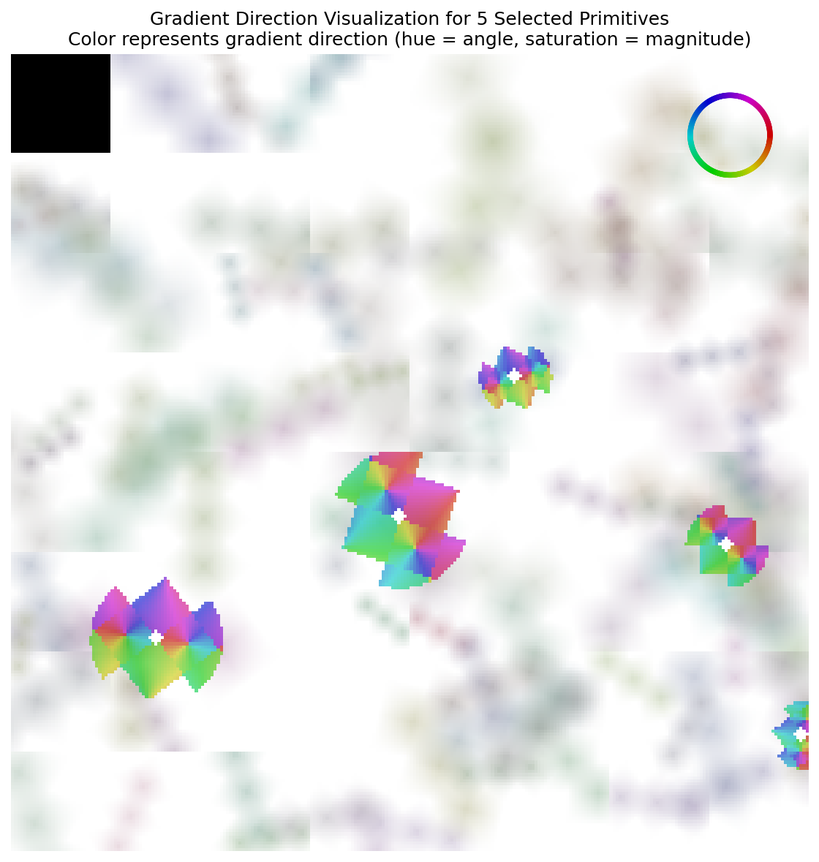
#> input picture test_gradient_basic.png, 819 x 862 px, shrunk from 1120 x 1179 before the run
$ python remove_black_background.py ../test_gradient_basic.png out.png 100
#> lines starting #> are read from the running program, lines starting #| are printed output that depends on the picture; after the words box and inside, x2 and y2 are one past the last pixel; in counts of white or black regions, pixels touching at a corner belong together
#!/usr/bin/env python3
"""
검정색 배경을 투명하게 만드는 스크립트
지구 이미지처럼 검정 배경이 있는 이미지를 투명 배경 PNG로 변환
"""

import os
import sys
from pathlib import Path
from PIL import Image
import numpy as np


def remove_black_background(input_path, output_path, threshold=30):
    """
    검정색 배경을 투명하게 제거

    Args:
        input_path: 입력 이미지 경로
        output_path: 출력 PNG 경로
        threshold: 검정색 판단 임계값 (0-255, 낮을수록 엄격)
    """
#> called with input_path = '../test_gradient_basic.png', output_path = 'out.png', threshold = 100
    # 이미지 읽기
    img = Image.open(input_path).convert('RGB')
    img_array = np.array(img)

    # Alpha channel 생성
    # 모든 RGB 값이 threshold 이하면 투명하게
    r, g, b = img_array[:, :, 0], img_array[:, :, 1], img_array[:, :, 2]
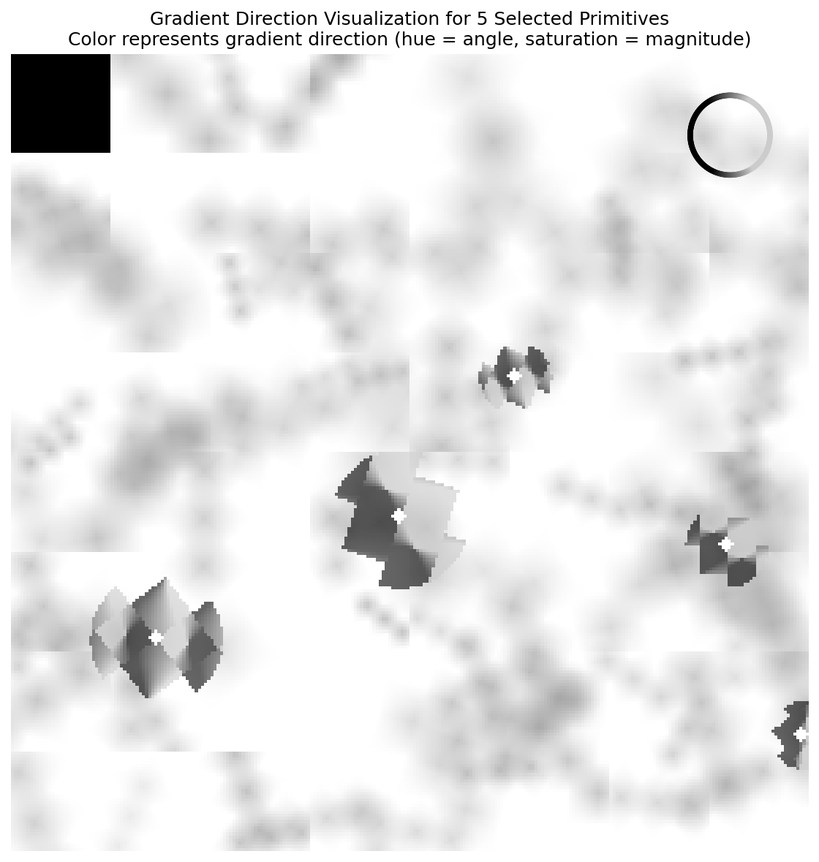
#> r: shape (862, 819); min 0, max 255, mean 230.3
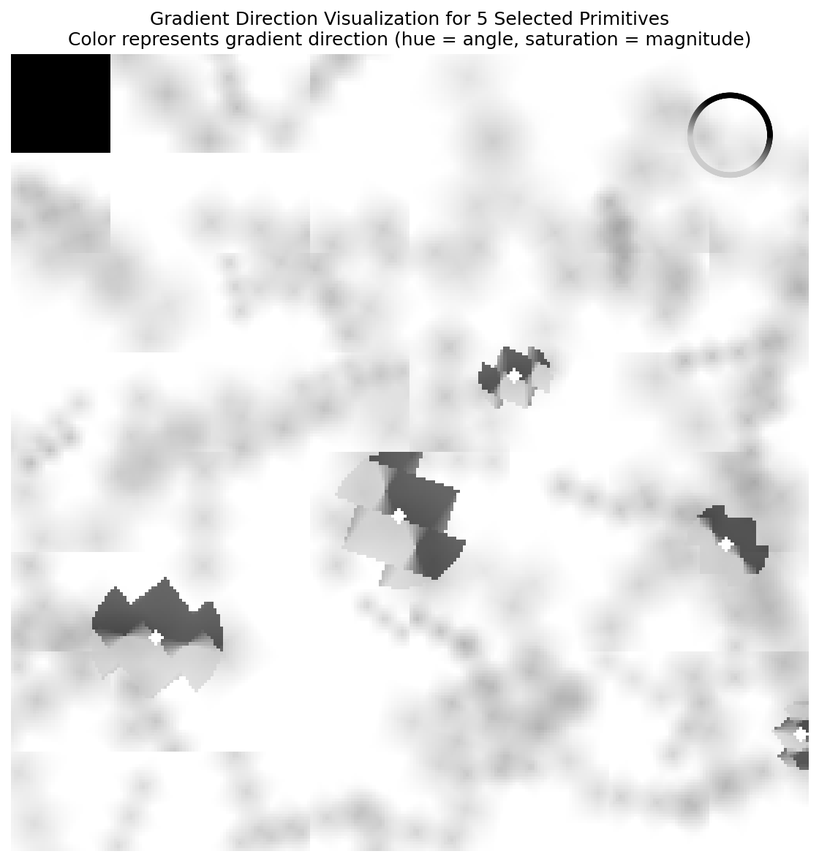
#> g: shape (862, 819); min 0, max 255, mean 231.2
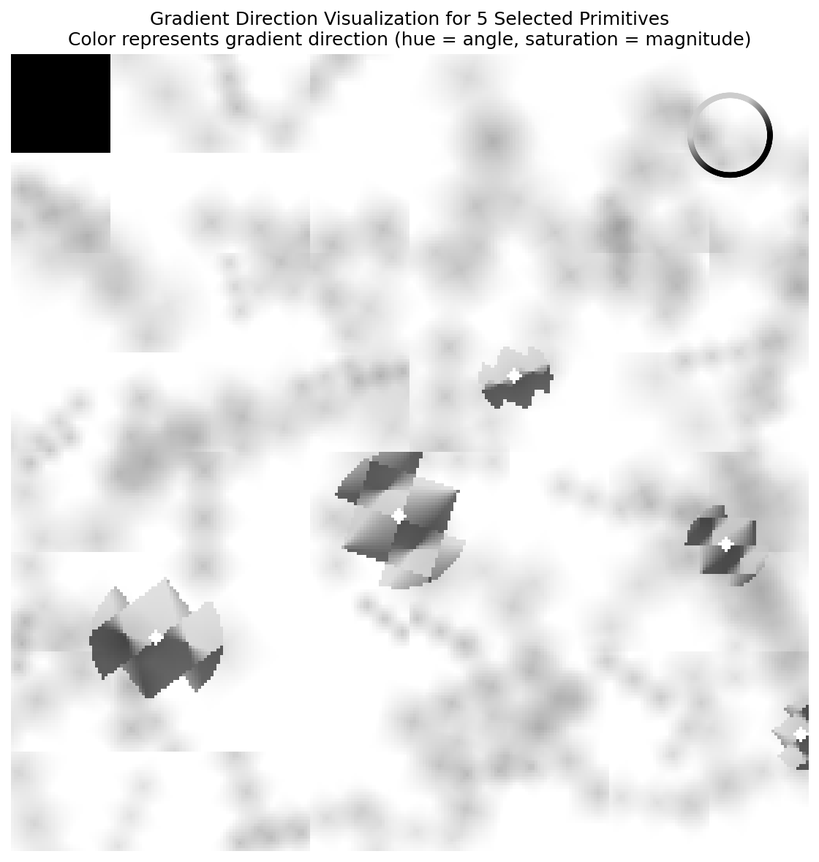
#> b: shape (862, 819); min 0, max 255, mean 230.4

    # 검정색 판단: 모든 채널이 threshold 이하
    is_black = (r <= threshold) & (g <= threshold) & (b <= threshold)
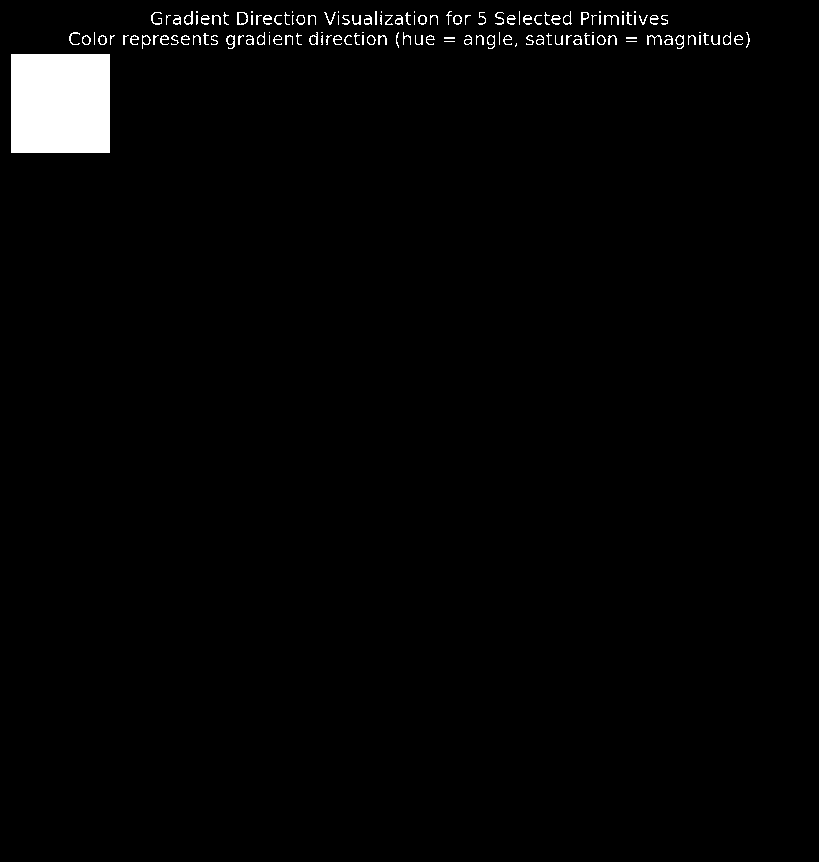
#> is_black: shape (862, 819) bool; 1.9% white; 133 white regions (32 under 20 px), largest, box (x1, y1, x2, y2) and area: (11, 54, 110, 153) 9801, (237, 12, 248, 25) 63, (604, 15, 619, 25) 59

    # Alpha channel: 검정색이면 0 (투명), 아니면 255 (불투명)
    alpha = np.where(is_black, 0, 255).astype(np.uint8)

    # RGBA 이미지 생성
    rgba_array = np.dstack((img_array, alpha))
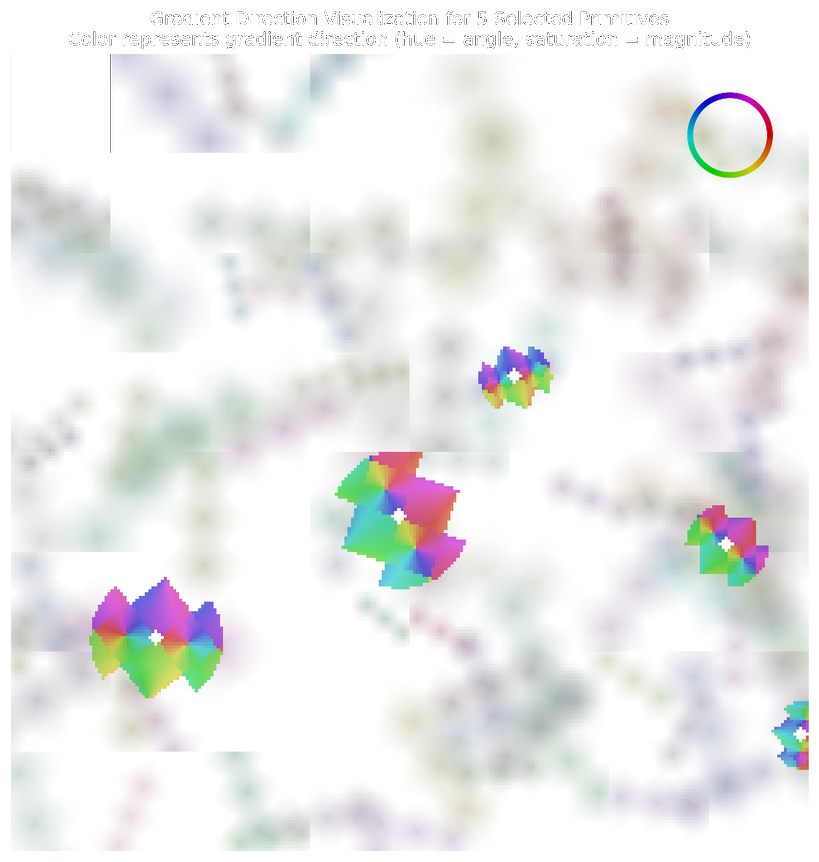
#> rgba_array: shape (862, 819, 4); mean R, G, B, A 230.3, 231.2, 230.4, 250.1; transparent parts drawn white
    rgba_img = Image.fromarray(rgba_array, 'RGBA')

    # PNG로 저장
    rgba_img.save(output_path, 'PNG')

    # 통계 출력
    total_pixels = alpha.size
#> total_pixels = 705978
    transparent_pixels = np.sum(is_black)
#> transparent_pixels = 13610
    transparent_percent = (transparent_pixels / total_pixels) * 100
#> transparent_percent = 1.93

    print(f"  투명 픽셀: {transparent_pixels:,} / {total_pixels:,} ({transparent_percent:.1f}%)")
#|   투명 픽셀: 13,610 / 705,978 (1.9%)

    return True


def main():
    """메인 함수"""
    if len(sys.argv) < 2:
        print("사용법: python remove_black_background.py <input_image> [output_image] [threshold]")
        print("예제: python remove_black_background.py earth.jpg earth_no_bg.png 30")
        sys.exit(1)

    input_path = sys.argv[1]

    # 출력 경로 결정
    if len(sys.argv) >= 3:
        output_path = sys.argv[2]
    else:
        # 입력 파일명에 _no_bg 추가
        input_file = Path(input_path)
        output_path = input_file.parent / f"{input_file.stem}_no_bg.png"

    # 임계값 설정
    threshold = int(sys.argv[3]) if len(sys.argv) >= 4 else 30

    if not os.path.exists(input_path):
        print(f"Error: 입력 파일을 찾을 수 없습니다: {input_path}")
        sys.exit(1)

    print(f"입력 파일: {input_path}")
    print(f"출력 파일: {output_path}")
    print(f"검정색 임계값: {threshold}")
    print()

    try:
        remove_black_background(input_path, output_path, threshold)
        print(f"\n✓ 완료: {output_path}")
    except Exception as e:
        print(f"\n✗ 오류: {e}")
        sys.exit(1)


if __name__ == '__main__':
    main()
